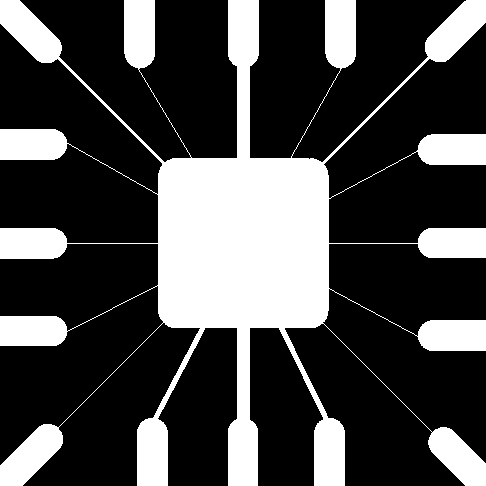
#> input picture Wirebond.tif, 486 x 486 px
$ python main.py
#> lines starting #> are read from the running program, lines starting #| are printed output that depends on the picture; after the words box and inside, x2 and y2 are one past the last pixel; in counts of white or black regions, pixels touching at a corner belong together
import cv2
import numpy as np
import matplotlib.pyplot as plt

# Read the image
image = cv2.imread("Wirebond.tif", cv2.IMREAD_GRAYSCALE)
#> image: shape (486, 486); 28.1% white; 1 white region, box (x1, y1, x2, y2) and area: (0, 0, 486, 486) 66259

# List of kernels for erosion
kernels = [np.ones((15,15),np.uint8), np.ones((5,5),np.uint8), np.ones((50,50),np.uint8)]

# Create a figure
plt.figure(figsize=(20, 5))


plt.subplot(1, 4, 1)
plt.imshow(image, cmap="gray")
plt.title("Original")
plt.axis('off')
# Loop through the kernels and perform erosion
for i, kernel in enumerate(kernels):
    erosion = cv2.erode(image, kernel, iterations = 1)

    # Display the eroded image
    plt.subplot(1, 4, i+2)
    plt.imshow(erosion, cmap="gray")
    plt.title(f"Erosion with kernel size: {kernel.shape[0]}x{kernel.shape[1]}")
    plt.axis('off')

# Show all the images
plt.tight_layout()


image = cv2.imread("Shapes.tif", cv2.IMREAD_GRAYSCALE)
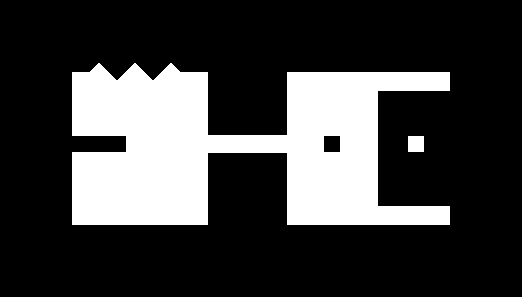
#> input picture Shapes.tif, 522 x 297 px
#> image: shape (297, 522); 24.6% white; 2 white regions, box (x1, y1, x2, y2) and area: (72, 63, 450, 225) 37895, (408, 136, 424, 152) 256
plt.figure(figsize=(20, 5))

plt.subplot(1, 4, 1)
plt.imshow(image, cmap="gray")
plt.title("Original Image")
plt.axis('off')

rectOpen = cv2.morphologyEx(image, cv2.MORPH_OPEN, np.ones((20,20),np.uint8))
#> rectOpen: shape (297, 522); 21.6% white; 2 white regions, box (x1, y1, x2, y2) and area: (73, 73, 209, 226) 19800, (288, 73, 379, 226) 13667
plt.subplot(1, 4, 2)
plt.imshow(rectOpen, cmap="gray")
plt.title("Open Operation")
plt.axis('off')

rectClose = cv2.morphologyEx(image, cv2.MORPH_CLOSE, np.ones((20,20),np.uint8))
#> rectClose: shape (297, 522); 25.4% white; 2 white regions, box (x1, y1, x2, y2) and area: (73, 64, 451, 226) 39195, (409, 137, 425, 153) 256
plt.subplot(1, 4, 3)
plt.imshow(rectClose, cmap="gray")
plt.title("Close Operation")
plt.axis('off')

rectOpenClose = cv2.morphologyEx(image, cv2.MORPH_CLOSE, np.ones((20,20),np.uint8))
rectOpenClose = cv2.morphologyEx(rectOpenClose, cv2.MORPH_OPEN, np.ones((20,20),np.uint8))
#> rectOpenClose: shape (297, 522); 22.5% white; 2 white regions, box (x1, y1, x2, y2) and area: (74, 73, 210, 227) 20898, (289, 74, 380, 227) 13923
plt.subplot(1, 4, 4)
plt.imshow(rectOpenClose, cmap="gray")
plt.title("Open Then Close Operation")
plt.axis('off')


##subprob 2
# Load the image
image = cv2.imread('Dowels.tif', cv2.IMREAD_GRAYSCALE)
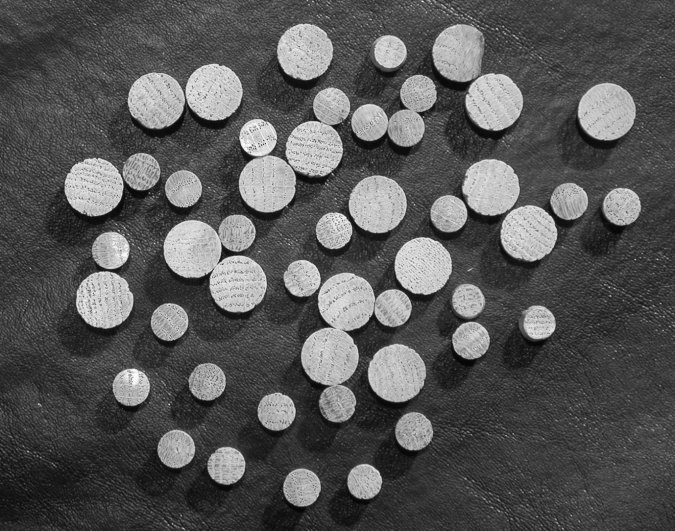
#> input picture Dowels.tif, 675 x 531 px
#> image is the input picture: shape (531, 675); min 2, max 255, mean 86.9

# Generate a disk structuring element of radius 5
structuring_element = cv2.getStructuringElement(cv2.MORPH_ELLIPSE, (11, 11))

# Perform open-close operation
open_image = cv2.morphologyEx(image, cv2.MORPH_OPEN, structuring_element)
open_close_image = cv2.morphologyEx(open_image, cv2.MORPH_CLOSE, structuring_element)

# Perform close-open operation
close_image = cv2.morphologyEx(image, cv2.MORPH_CLOSE, structuring_element)
close_open_image = cv2.morphologyEx(close_image, cv2.MORPH_OPEN, structuring_element)

# Display the resultant images side by side
fig, (ax1, ax2) = plt.subplots(1, 2, figsize=(10, 5))
ax1.imshow(open_close_image, cmap='gray')
ax1.set_title('Open-Close Operation')
ax1.axis('off')

ax2.imshow(close_open_image, cmap='gray')
ax2.set_title('Close-Open Operation')
ax2.axis('off')

plt.tight_layout()


radii = [2, 3, 4, 5]

# Initialize images to original image for iterative processing
open_close_series_image = image.copy()
close_open_series_image = image.copy()

# Apply series of operations
for r in radii:
    # Create structuring element
    se = cv2.getStructuringElement(cv2.MORPH_ELLIPSE, (2*r+1, 2*r+1))

    # Open-close operation
    open_image = cv2.morphologyEx(open_close_series_image, cv2.MORPH_OPEN, se)
    open_close_series_image = cv2.morphologyEx(open_image, cv2.MORPH_CLOSE, se)

    # Close-open operation
    close_image = cv2.morphologyEx(close_open_series_image, cv2.MORPH_CLOSE, se)
    close_open_series_image = cv2.morphologyEx(close_image, cv2.MORPH_OPEN, se)

# Display the resultant images side by side
fig, (ax1, ax2) = plt.subplots(1, 2, figsize=(10, 5))
ax1.imshow(open_close_series_image, cmap='gray')
ax1.set_title('Series of Open-Close Operations')
ax1.axis('off')

ax2.imshow(close_open_series_image, cmap='gray')
ax2.set_title('Series of Close-Open Operations')
ax2.axis('off')

plt.tight_layout()

##subprob 3
# Read the image
image_small_squares = cv2.imread("SmallSquares.tif", cv2.IMREAD_GRAYSCALE)
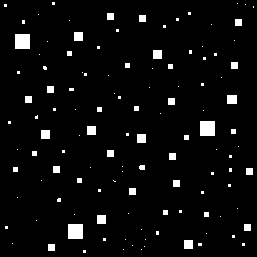
#> input picture SmallSquares.tif, 257 x 257 px
#> image_small_squares: shape (257, 257); 4.3% white; 120 white regions (81 under 20 px), largest, box (x1, y1, x2, y2) and area: (15, 34, 30, 49) 225, (200, 121, 215, 136) 225, (68, 224, 83, 239) 225

# Structuring element for hit-or-miss
structuring_element_hitmiss = np.array([
    [0, 1, 0],
    [0, 1, 1],
    [0, 0, 0]
], dtype=np.uint8)

# Apply the hit-or-miss operation
result_hitmiss = cv2.morphologyEx(image_small_squares, cv2.MORPH_HITMISS, structuring_element_hitmiss)
#> result_hitmiss: shape (257, 257); 3.1% white; 76 white regions (50 under 20 px), largest, box (x1, y1, x2, y2) and area: (15, 35, 29, 49) 196, (200, 122, 214, 136) 196, (68, 225, 82, 239) 196

# Display the resultant image
plt.figure(figsize=(6, 6))
plt.imshow(result_hitmiss, cmap="gray")
plt.title("Resultant Image")
plt.axis('off')
plt.tight_layout()
plt.show()

# Count the number of foreground pixels
foreground_pixel_count = np.sum(result_hitmiss > 0)
#> foreground_pixel_count = 2028
print(f"Number of foreground pixels that satisfy the conditions: {foreground_pixel_count}")
#| Number of foreground pixels that satisfy the conditions: 2028

plt.show()


##problem 2


def FindComponentLabels(im, se):
    """
    Function to label connected objects in a binary image.

    Parameters:
    - im: Binary input image
    - se: Structuring element

    Returns:
    - labelIm: Labeled image
    - num: Number of connected objects
    """

    # Initialize labels and output image
    label = 1
    labelIm = np.zeros_like(im)

    # Create a set to keep track of visited points
    visited = set()

    # Iterate over each pixel in the image
    for i in range(im.shape[0]):
        for j in range(im.shape[1]):

            # If the pixel is a foreground pixel, not visited, and not already labeled
            if im[i, j] == 255 and (i, j) not in visited and labelIm[i, j] == 0:

                # Start a new component label
                current_label = label
                label += 1

                # Set of component pixels
                component_pixels = {(i, j)}

                # While there are pixels in the component set
                while component_pixels:
                    new_pixels = set()

                    # For each pixel in the component set
                    for x, y in component_pixels:

                        # Mark as visited
                        visited.add((x, y))

                        # Label the pixel
                        labelIm[x, y] = current_label

                        # Check neighbors
                        for dx in range(-se.shape[0]//2, se.shape[0]//2 + 1):
                            for dy in range(-se.shape[1]//2, se.shape[1]//2 + 1):
                                nx, ny = x + dx, y + dy
                                if (0 <= nx < im.shape[0] and 0 <= ny < im.shape[1] and
                                    im[nx, ny] == 255 and (nx, ny) not in visited and
                                    se[dx + se.shape[0]//2, dy + se.shape[1]//2] == 1):
                                    new_pixels.add((nx, ny))

                    component_pixels = new_pixels

    # Return the labeled image and number of components
    num = label - 1
    return labelIm, num

# Define the structuring element (a 3x3 square)
structuring_element = np.ones((3, 3), dtype=np.uint8)

# Threshold the ball_image to create a binary image
ball_image = cv2.imread("ball.tif",cv2.IMREAD_GRAYSCALE)
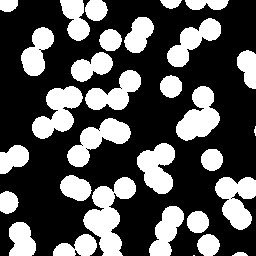
#> input picture Ball.tif, 256 x 256 px, found by its file name
#> ball_image: shape (256, 256); 33.3% white; 31 white regions (2 under 20 px), largest, box (x1, y1, x2, y2) and area: (83, 177, 136, 256) 1994, (32, 86, 83, 139) 1454, (176, 86, 220, 141) 1404

_, binary_image = cv2.threshold(ball_image, 127, 255, cv2.THRESH_BINARY)

# Call the function on the binary image
labelIm, num = FindComponentLabels(binary_image, structuring_element)
#> after the loop in FindComponentLabels, `for i in range(im.shape[0]):`:
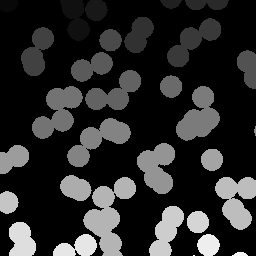
#> labelIm: shape (256, 256); min 0, max 31, mean 5.3; drawn with min black and max white
#> num = 31

# Display the labeled components
print("Components found by my function: " + str(num))
#| Components found by my function: 31
plt.figure(figsize=(10, 10))
plt.imshow(labelIm, cmap='nipy_spectral')
plt.title("Labeled Components using FindComponentLabels")
plt.axis('off')
plt.show()

ret, labels = cv2.connectedComponents(binary_image)
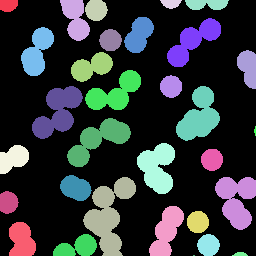
#> labels: shape (256, 256) int32; 32 distinct labels, from 0 to 31; one colour per label, 0 black
#> ret = 32

# Display the labeled components using the built-in function
plt.figure(figsize=(10, 10))
plt.imshow(labels, cmap='nipy_spectral')
plt.title("Labeled Components using OpenCV's built-in function")
plt.axis('off')
plt.show()

print("Labeled components found by builtin: " + str(ret-1))
#| Labeled components found by builtin: 31

def extract_border_particles(binary_img, labels_img):
    """
    Function to extract particles residing on the border of the image.

    Parameters:
    - binary_img: Binary input image
    - labels_img: Labeled image

    Returns:
    - border_img: Image containing only the border particles
    """

    # Create an empty image
    border_img = np.zeros_like(binary_img)

    # Extract unique labels on the border
    top_labels = set(labels_img[0, :])
    bottom_labels = set(labels_img[-1, :])
    left_labels = set(labels_img[:, 0])
    right_labels = set(labels_img[:, -1])

    # Union of all border labels
    border_labels = top_labels.union(bottom_labels).union(left_labels).union(right_labels)

    # Remove background label (0)
    if 0 in border_labels:
        border_labels.remove(0)

    # Extract particles with labels on the border
    for label in border_labels:
        border_img[labels_img == label] = 255

    return border_img

# Extract border particles
border_image = extract_border_particles(binary_image, labelIm)
#> in extract_border_particles, `top_labels = set(labels_img[0, :])`: top_labels = 6 items
#> in extract_border_particles, `bottom_labels = set(labels_img[-1, :])`: bottom_labels = 8 items
#> in extract_border_particles, `left_labels = set(labels_img[:, 0])`: left_labels = 4 items
#> in extract_border_particles, `border_labels = top_labels.union(bottom_labels).union(left_labels).uni..`: border_labels = 18 items
#> the loop in extract_border_particles, `for label in border_labels:` made 17 passes
#> label on passes 6 to 17: 10, 17, 19, 22, 23, 24, 25, 27, 28, 29, 30, 31
#> after the loop in extract_border_particles, `for label in border_labels:`: border_img: shape (256, 256); 14.4% white; 17 white regions (2 under 20 px), largest, box (x1, y1, x2, y2) and area: (83, 177, 136, 256) 1994, (215, 177, 256, 230) 1375, (149, 206, 184, 256) 1006

# Display the original and border images side-by-side
fig, axes = plt.subplots(1, 2, figsize=(15, 15))

axes[0].imshow(ball_image, cmap='gray')
axes[0].set_title("Original Image")
axes[0].axis('off')

axes[1].imshow(border_image, cmap='gray')
axes[1].set_title("Particles Residing on the Border")
axes[1].axis('off')

plt.tight_layout()
plt.show()

def estimate_particle_size(binary_img, labels_img):
    """
    Function to estimate the size of an individual particle.

    Parameters:
    - binary_img: Binary input image
    - labels_img: Labeled image

    Returns:
    - estimated_size: Estimated size of an individual particle
    """

    # Count the number of pixels for each label
    label_counts = np.bincount(labels_img.ravel())

    # Remove the background count (label 0)
    label_counts = label_counts[1:]

    # Sort the counts and take the median as the estimated size
    sorted_counts = np.sort(label_counts)
    estimated_size = np.median(sorted_counts)

    return estimated_size

def extract_overlapping_particles(binary_img, labels_img, estimated_size):
    """
    Function to extract overlapping particles.

    Parameters:
    - binary_img: Binary input image
    - labels_img: Labeled image
    - estimated_size: Estimated size of an individual particle

    Returns:
    - overlap_img: Image containing only the overlapping particles
    """

    # Create an empty image
    overlap_img = np.zeros_like(binary_img)

    # Count the number of pixels for each label
    label_counts = np.bincount(labels_img.ravel())

    # Find labels with count greater than estimated size
    overlapping_labels = np.where(label_counts > 1.5 * estimated_size)[0]

    # Remove background label (0)
    overlapping_labels = set(overlapping_labels) - {0}

    # Extract particles with labels that are overlapping
    for label in overlapping_labels:
        overlap_img[labels_img == label] = 255

    return overlap_img

# Estimate particle size
particle_size = estimate_particle_size(binary_image, labelIm)
#> in estimate_particle_size, `label_counts = np.bincount(labels_img.ravel())`: label_counts = 32 values, max 43685 at index 0, min 2 at index 31, mean 2048
#> in estimate_particle_size, `label_counts = label_counts[1:]`: label_counts = 31 values, max 1994 at index 21, min 2 at index 30, mean 704.9
#> in estimate_particle_size, `sorted_counts = np.sort(label_counts)`: sorted_counts = 31 values from 2 to 1994
#> in estimate_particle_size, `estimated_size = np.median(sorted_counts)`: estimated_size = 593
#> particle_size = 593

# Extract overlapping particles
overlapping_image = extract_overlapping_particles(binary_image, labelIm, particle_size)
#> in extract_overlapping_particles, `label_counts = np.bincount(labels_img.ravel())`: label_counts = 32 values, max 43685 at index 0, min 2 at index 31, mean 2048
#> in extract_overlapping_particles, `overlapping_labels = np.where(label_counts > 1.5 * estimated_size)[0]`: overlapping_labels = [0, 7, 8, 12, 14, 15, 16, 18, 22, 23, 25]
#> in extract_overlapping_particles, `overlapping_labels = set(overlapping_labels) - {0}`: overlapping_labels = 10 items
#> the loop in extract_overlapping_particles, `for label in overlapping_labels:` made 10 passes
#> label on passes 1 to 10: 7, 8, 12, 14, 15, 16, 18, 22, 23, 25

# Display the original and overlapping images side-by-side
fig, axes = plt.subplots(1, 2, figsize=(15, 15))

axes[0].imshow(ball_image, cmap='gray')
axes[0].set_title("Original Image")
axes[0].axis('off')

axes[1].imshow(overlapping_image, cmap='gray')
axes[1].set_title("Overlapping Particles")
axes[1].axis('off')

plt.tight_layout()
plt.show()


def extract_partial_border_particles(binary_img, labels_img, estimated_size):
    """
    Function to extract partial particles residing on the border of the image.

    Parameters:
    - binary_img: Binary input image
    - labels_img: Labeled image
    - estimated_size: Estimated size of an individual particle

    Returns:
    - partial_border_img: Image containing only the partial border particles
    """

    # Create an empty image
    partial_border_img = np.zeros_like(binary_img)

    # Extract unique labels on the border
    top_labels = set(labels_img[0, :])
    bottom_labels = set(labels_img[-1, :])
    left_labels = set(labels_img[:, 0])
    right_labels = set(labels_img[:, -1])

    # Union of all border labels
    border_labels = top_labels.union(bottom_labels).union(left_labels).union(right_labels)

    # Remove background label (0)
    if 0 in border_labels:
        border_labels.remove(0)

    # Count the number of pixels for each label
    label_counts = np.bincount(labels_img.ravel())

    # Extract particles with labels on the border and size less than estimated size
    for label in border_labels:
        if label_counts[label] < 0.8 * estimated_size:  # 80% threshold for partial
            partial_border_img[labels_img == label] = 255

    return partial_border_img

# Extract partial border particles
partial_border_image = extract_partial_border_particles(binary_image, labelIm, particle_size)
#> in extract_partial_border_particles, `top_labels = set(labels_img[0, :])`: top_labels = 6 items
#> in extract_partial_border_particles, `bottom_labels = set(labels_img[-1, :])`: bottom_labels = 8 items
#> in extract_partial_border_particles, `left_labels = set(labels_img[:, 0])`: left_labels = 4 items
#> in extract_partial_border_particles, `border_labels = top_labels.union(bottom_labels).union(left_labels).uni..`: border_labels = 18 items
#> the loop in extract_partial_border_particles, `for label in border_labels:` made 17 passes
#> after the loop in extract_partial_border_particles, `for label in border_labels:`:
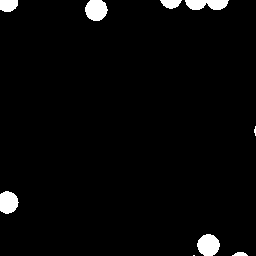
#> partial_border_img: shape (256, 256); 2.8% white; 9 white regions (2 under 20 px), largest, box (x1, y1, x2, y2) and area: (197, 234, 220, 256) 389, (85, 0, 108, 21) 381, (185, 0, 229, 10) 349

# Display the original and partial border images side-by-side
fig, axes = plt.subplots(1, 2, figsize=(15, 15))

axes[0].imshow(ball_image, cmap='gray')
axes[0].set_title("Original Image")
axes[0].axis('off')

axes[1].imshow(partial_border_image, cmap='gray')
axes[1].set_title("Partial Particles on the Border")
axes[1].axis('off')

plt.tight_layout()
plt.show()


def border_particle_count(labelIm, border_image):
    """
    Function to count the unique labels corresponding to border particles.

    Parameters:
    - labelIm: Labeled image
    - border_image: Image of border particles

    Returns:
    - count: Number of unique labels corresponding to border particles
    """

    # Extract labels from the labeled image where the border image has values of 255
    labels_from_original = labelIm[border_image == 255]

    # Count unique labels excluding the background label
    unique_labels = np.unique(labels_from_original)
    unique_labels = unique_labels[unique_labels != 0]

    count = len(unique_labels)
    return count

def overlapping_particle_count(labelIm, overlapping_image):
    """
    Function to count the unique labels corresponding to overlapping particles.

    Parameters:
    - labelIm: Labeled image
    - overlapping_image: Image of overlapping particles

    Returns:
    - count: Number of unique labels corresponding to overlapping particles
    """

    # Extract labels from the labeled image where the overlapping image has values of 255
    labels_from_original = labelIm[overlapping_image == 255]

    # Count unique labels excluding the background label
    unique_labels = np.unique(labels_from_original)
    unique_labels = unique_labels[unique_labels != 0]

    count = len(unique_labels)
    return count

def partial_border_particle_count(labelIm, partial_border_image):
    """
    Function to count the unique labels corresponding to partial border particles.

    Parameters:
    - labelIm: Labeled image
    - partial_border_image: Image of partial border particles

    Returns:
    - count: Number of unique labels corresponding to partial border particles
    """

    # Extract labels from the labeled image where the partial border image has values of 255
    labels_from_original = labelIm[partial_border_image == 255]

    # Count unique labels excluding the background label
    unique_labels = np.unique(labels_from_original)
    unique_labels = unique_labels[unique_labels != 0]

    count = len(unique_labels)
    return count

# Using the new functions to get corrected counts
border_count = border_particle_count(labelIm, border_image)
#> in border_particle_count, `labels_from_original = labelIm[border_image == 255]`: labels_from_original = 9467 values, max 31 at index 9440, min 1 at index 0, mean 19.07
#> in border_particle_count, `unique_labels = np.unique(labels_from_original)`: unique_labels = 17 values from 1 to 31
#> in border_particle_count, `count = len(unique_labels)`: count = 17
#> border_count = 17
overlap_count = overlapping_particle_count(labelIm, overlapping_image)
#> in overlapping_particle_count, `labels_from_original = labelIm[overlapping_image == 255]`: labels_from_original = 13136 values, max 25 at index 10391, min 7 at index 0, mean 16.48
#> in overlapping_particle_count, `unique_labels = np.unique(labels_from_original)`: unique_labels = [7, 8, 12, 14, 15, 16, 18, 22, 23, 25]
#> in overlapping_particle_count, `count = len(unique_labels)`: count = 10
#> overlap_count = 10
partial_border_count = partial_border_particle_count(labelIm, partial_border_image)
#> in partial_border_particle_count, `labels_from_original = labelIm[partial_border_image == 255]`: labels_from_original = 1854 values, max 31 at index 1827, min 1 at index 0, mean 13.42
#> in partial_border_particle_count, `unique_labels = np.unique(labels_from_original)`: unique_labels = [1, 3, 4, 5, 17, 24, 29, 30, 31]
#> in partial_border_particle_count, `count = len(unique_labels)`: count = 9
#> partial_border_count = 9

print("Number of connected particles residing on the border:", border_count)
#| Number of connected particles residing on the border: 17

print("Number of overlapping connected particles not residing on the border:", overlap_count)
#| Number of overlapping connected particles not residing on the border: 10

print("Number of visually partial individual round particles on the border:", partial_border_count)
#| Number of visually partial individual round particles on the border: 9
